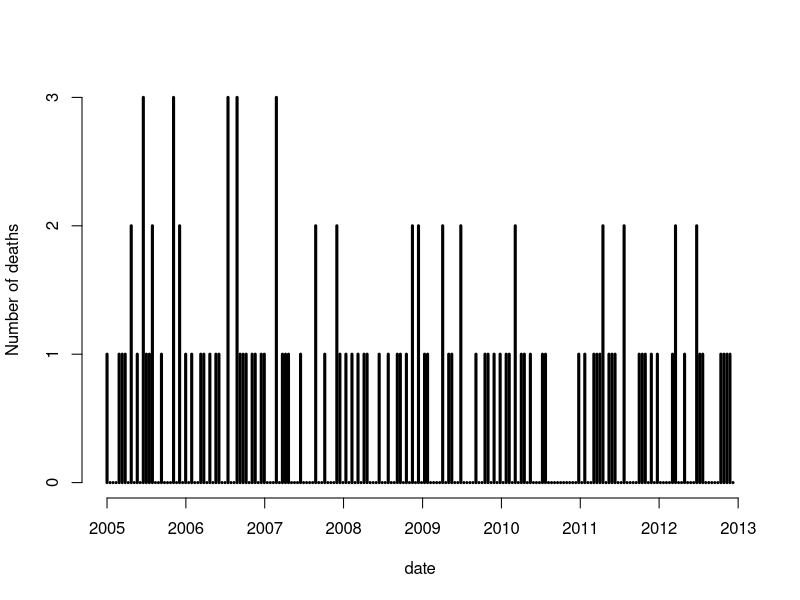
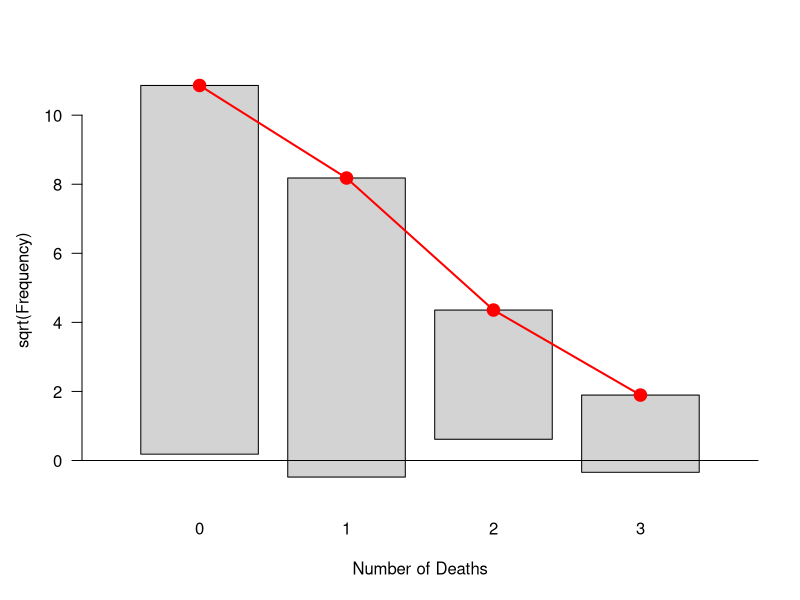
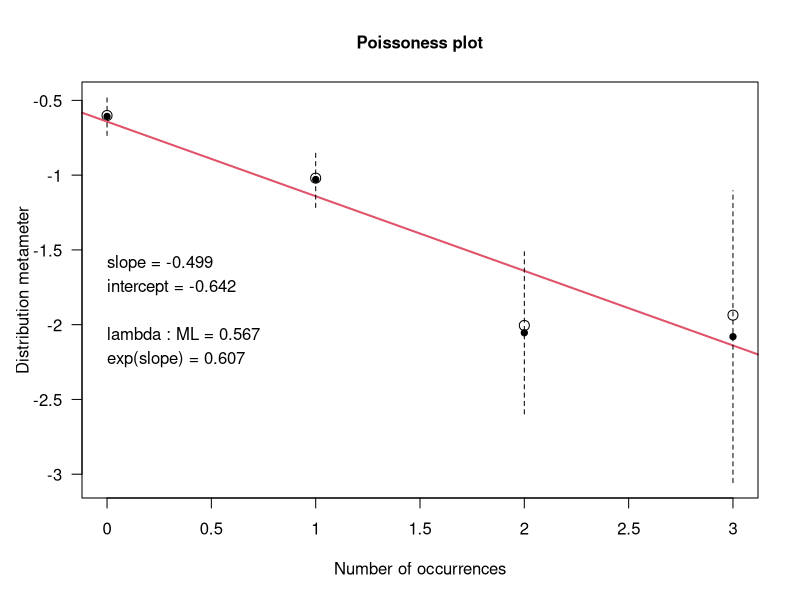

Recreate these plots in R, in order.
library(vcdExtra)


### Name: CyclingDeaths
### Title: London Cycling Deaths
### Aliases: CyclingDeaths
### Keywords: datasets

### ** Examples

data(CyclingDeaths)

plot(deaths ~ date, data=CyclingDeaths, type="h", 
	lwd=3, ylab="Number of deaths", axes=FALSE)
axis(1, at=seq(as.Date('2005-01-01'), by='years', length.out=9), labels=2005:2013)
axis(2, at=0:3)

# make a one-way frequency table
CyclingDeaths.tab <- table(CyclingDeaths$deaths)

gf <- goodfit(CyclingDeaths.tab)
gf
summary(gf)

rootogram(gf, xlab="Number of Deaths")
distplot(CyclingDeaths.tab)

# prob of 6 or more deaths in one fortnight
lambda <- gf$par$lambda
ppois(5, lambda, lower.tail=FALSE)
